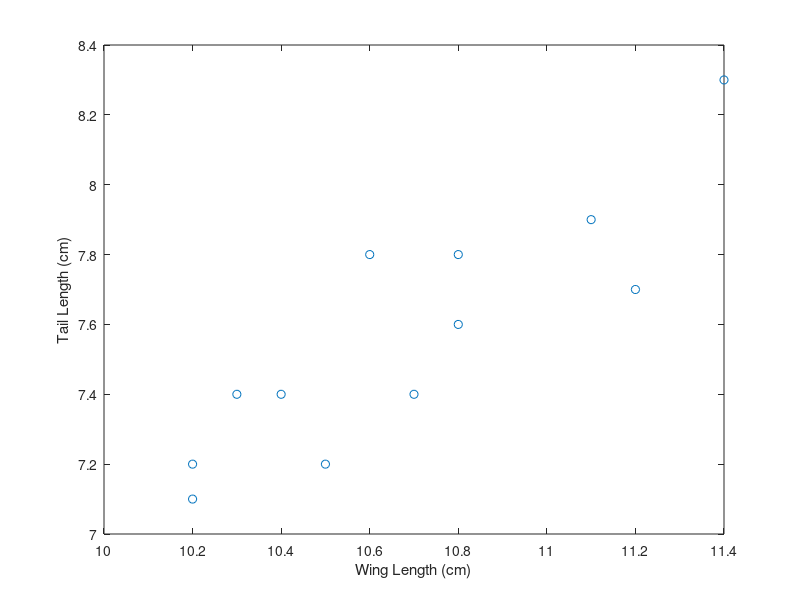

MATLAB code to generate this figure: (Note: this script raises an error after producing the figure.)
clear all
%% Exercise 1
%Define the variables
wing_length = [10.4 10.8 11.1 10.2 10.3 10.2 10.7 10.5 10.8 11.2 10.6 11.4];
tail_length = [7.4 7.6 7.9 7.2 7.4 7.1 7.4 7.2 7.8 7.7 7.8 8.3];

%Rename variables as x and y
x = wing_length;
y = tail_length;

plot(wing_length,tail_length, 'o'); 
xlabel('Wing Length (cm)')
ylabel('Tail Length (cm)')

% Both variables seem positively correlated

%% Exercise 2
rxy = sum((x - mean(x)) .* (y-mean(y))) /  (sqrt(sum((x-mean(x)).^2)) * sqrt(sum((y-mean(y)).^2)));
rxy_b = corrcoef(wing_length,tail_length); 

ryx = sum((y - mean(y)) .* (x-mean(x))) /  (sqrt(sum((y-mean(y)).^2)) * sqrt(sum((x-mean(x)).^2)));
ryx_b = corrcoef(y,x); 

%Both ways to calculate R yield the same result 

%% Exercise 3
%Standard error

sr = sqrt((1-rxy^2)/(length(x)-2)); 

%95 % confidence intervals 

%Calculate zr

zr = 0.5 * log((1 + rxy) / (1- rxy)); 
sz = sqrt(1/(length(x)-3));
zcriterion = norminv(0.025);
zlo = zr + zcriterion * sz;
zup = zr - zcriterion * sz;

rlo = (exp(2*zlo) - 1)/ (exp(2*zlo) + 1); 
rup = (exp(2*zup) - 1)/ (exp(2*zup) + 1);
%% Exercise 4
%compute the statistic
t = rxy/sr; 

%Compute the p-value
p = 2.*(1-tcdf(t, length(x) -2));

fprintf(' p-value = %2.6f\n', p); 
% The null hypothesis is rejected, hence, the r value is different to zero
%% Exercise 5
%Compare with Yales's r
yales_r = 0.75; 
zrs = 0.5 * log((1 + yales_r) / (1- yales_r));

%Calculate the statistic 

lambda = (zr - zrs)/sqrt(1/(length(x) -3 ));

%Compute the p-value
p = 2.*(1-tcdf(lambda, length(x) -2));

fprintf(' p-value = %2.6f\n', p); 

% The null hypothesis is not rejected, there is no difference between my r
% and Yale's R
%% Exercise 6

%Calculate the sample size to detect a difference when r >= 0.5
test_r = 0.5;
%test a range of sample sizes
sample_size = 1:50;
%Calculate t statistic for that value
for i = 1:length(sample_size)
    t = test_r/sqrt((1-test_r^2)/(sample_size(i)-2));
    p(i) = 2.*(1-tcdf(t, sample_size(i) -2));
end

fprintf('Minimun sample size to  reject H0: r = 0 when r >= 0.5 is %d\n',min(find(p <= 0.05)))


